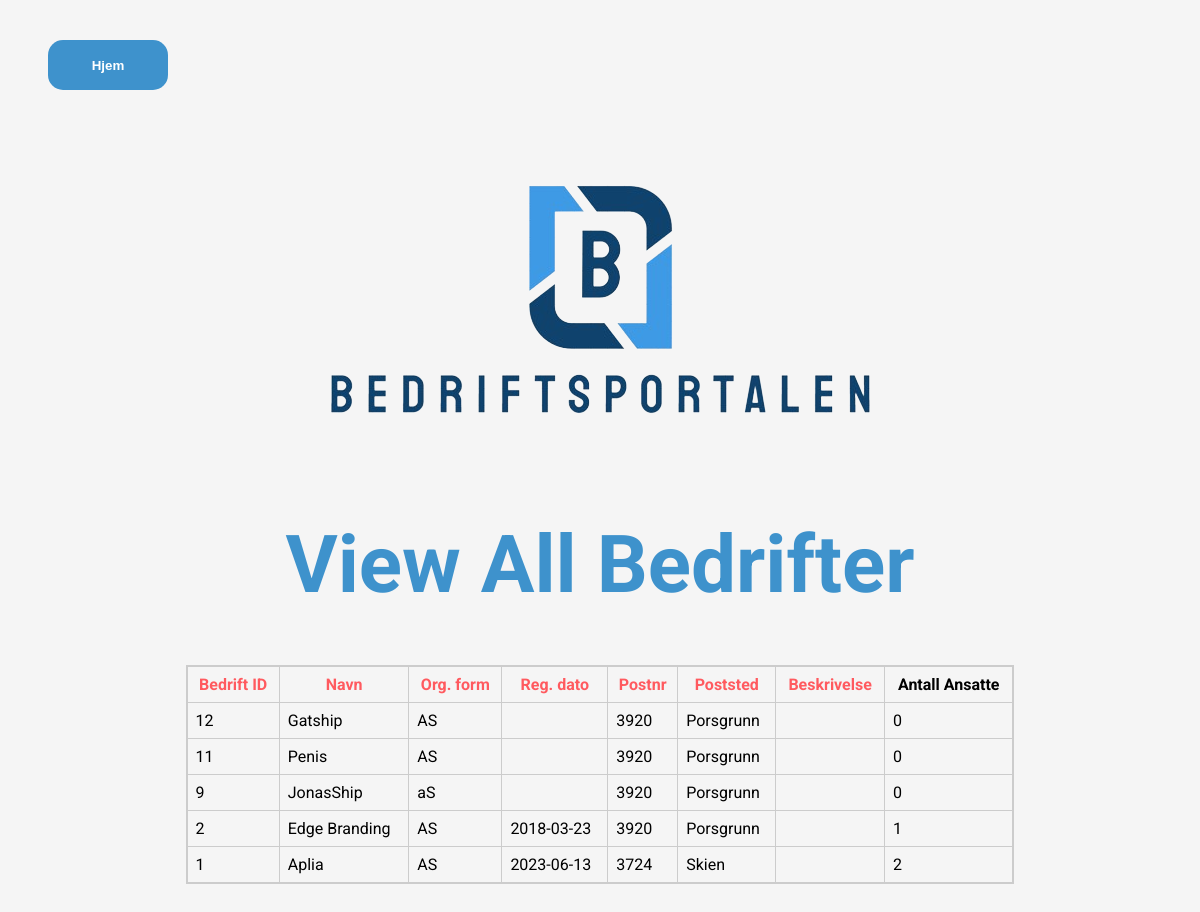
Screenshot of /CRUD/alle_bedrifter.php?sort=bedrift_id&order=desc with the database file from the repository.
### tables this page shows
CREATE TABLE `bedrifter_tb` (
  `bedrift_id` bigint(20) UNSIGNED NOT NULL,
  `bedrift_navn` varchar(45) NOT NULL,
  `bedrift_adresse` varchar(45) NOT NULL,
  `bedrift_org_form` varchar(45) NOT NULL,
  `bedrift_reg_dato` date DEFAULT NULL,
  `bedrift_org_nr` varchar(45) NOT NULL,
  `bedrift_beskrivelse` varchar(250) DEFAULT NULL,
  `bedrift_post_nr` varchar(4) NOT NULL,
  `bedrift_post_sted` varchar(45) NOT NULL,
  `bedrift_logo_filepath` varchar(100) DEFAULT NULL,
  `bedrift_er_kunde` tinyint(1) NOT NULL
);

### CRUD/alle_bedrifter.php (the view, shortened to what this page needs)
<?php
include 'connect.php';
$sql = "SELECT b.*, COUNT(a.ansatte_id) AS ansatte_count
        FROM bedrifter_tb b
        LEFT JOIN ansatte_tb a ON b.bedrift_id = a.ansatte_bedrifts_id
        GROUP BY b.bedrift_id";
$sort = isset($_GET['sort']) ? $_GET['sort'] : 'bedrift_id';
$order = isset($_GET['order']) && $_GET['order'] == 'desc' ? 'DESC' : 'ASC';
$sql .= " ORDER BY $sort $order";
$result = mysqli_query($conn, $sql);
?>
<!DOCTYPE html>
<html lang="en">
<head>
    <link rel="stylesheet" href="../stylesheets/stylesheet.css">
</head>
<body>
    <a href="../"><button type="button" class="btn">Hjem </button></a>
    <div class="logo-alle_ansatte-con">
        <img class="logo-alle_ansatte" src="../images/logo_no_slogan.png">
    </div>
    <h1>View All Bedrifter</h1>
    <table class="all-view-table">
        <thead>
            <tr class="alle-ansatte">
                <th><a href="?sort=bedrift_id&order=<?php echo $order == 'ASC' ? 'desc' : 'asc'; ?>">Bedrift ID</a></th>
                <th><a href="?sort=bedrift_navn&order=<?php echo $order == 'ASC' ? 'desc' : 'asc'; ?>">Navn</a></th>
                <th><a href="?sort=bedrift_org_form&order=<?php echo $order == 'ASC' ? 'desc' : 'asc'; ?>">Org. form</a></th>
                <th><a href="?sort=bedrift_reg_dato&order=<?php echo $order == 'ASC' ? 'desc' : 'asc'; ?>">Reg. dato</a></th>
                <th><a href="?sort=bedrift_post_nr&order=<?php echo $order == 'ASC' ? 'desc' : 'asc'; ?>">Postnr</a></th>
                <th><a href="?sort=bedrift_post_sted&order=<?php echo $order == 'ASC' ? 'desc' : 'asc'; ?>">Poststed</a></th>
                <th><a href="?sort=bedrift_beskrivelse&order=<?php echo $order == 'ASC' ? 'desc' : 'asc'; ?>">Beskrivelse</a></th>
                <th>Antall Ansatte</th>
            </tr>
        </thead>
        <tbody>
            <?php while ($row = mysqli_fetch_assoc($result)) : ?>
                <tr>
                    <td><?php echo $row['bedrift_id']; ?></td>
                    <td><?php echo $row['bedrift_navn']; ?></td>
                    <td><?php echo $row['bedrift_org_form']; ?></td>
                    <td><?php echo $row['bedrift_reg_dato']; ?></td>
                    <td><?php echo $row['bedrift_post_nr']; ?></td>
                    <td><?php echo $row['bedrift_post_sted']; ?></td>
                    <td><?php echo $row['bedrift_beskrivelse']; ?></td>
                    <td><?php echo $row['ansatte_count']; ?></td>
                </tr>
        </tbody>
        <?php endwhile; ?>
    </table>
</body>
</html>

### stylesheets/stylesheet.css (style rules this page uses)
body { background-color: #F5F5F5; margin-top: 5vh; font-family: "Roboto", sans-serif; }
h1 { text-align: center; font-size: 10vh; color: #3E92CC; }
a { text-decoration: none; }
.logo-alle_ansatte { max-width: 600px; max-height: 450px; margin: auto; margin-bottom: 5vh; }
.logo-alle_ansatte-con { text-align: center; text-align: center; }
table { width: 70%; border-collapse: collapse; border: 2px solid #CCCCCC; border-radius: 10px; margin: auto; }
th, td { border: 1px solid #CCCCCC; padding: 8px; }
.btn { min-width: 120px; min-height: 50px; margin-left: 5vh; font-weight: bolder; background-color: #3E92CC; border: none; border-radius: 15px; color: white; }
.alle-ansatte a { color: #FF5A5F; }
.all-view-table { margin-bottom: 100px; }

### rows the page displays
bedrifter_tb: bedrift_id "12", bedrift_navn "Gatship", bedrift_org_form "AS", bedrift_post_nr "3920", bedrift_post_sted "Porsgrunn", ansatte_count "0"
bedrifter_tb: bedrift_id "11", bedrift_navn "Penis", bedrift_org_form "AS", bedrift_post_nr "3920", bedrift_post_sted "Porsgrunn", ansatte_count "0"
bedrifter_tb: bedrift_id "9", bedrift_navn "JonasShip", bedrift_org_form "aS", bedrift_post_nr "3920", bedrift_post_sted "Porsgrunn", ansatte_count "0"
bedrifter_tb: bedrift_id "2", bedrift_navn "Edge Branding", bedrift_org_form "AS", bedrift_reg_dato "2018-03-23", bedrift_post_nr "3920", bedrift_post_sted "Porsgrunn", ansatte_count "1"
bedrifter_tb: bedrift_id "1", bedrift_navn "Aplia", bedrift_org_form "AS", bedrift_reg_dato "2023-06-13", bedrift_post_nr "3724", bedrift_post_sted "Skien", ansatte_count "2"
